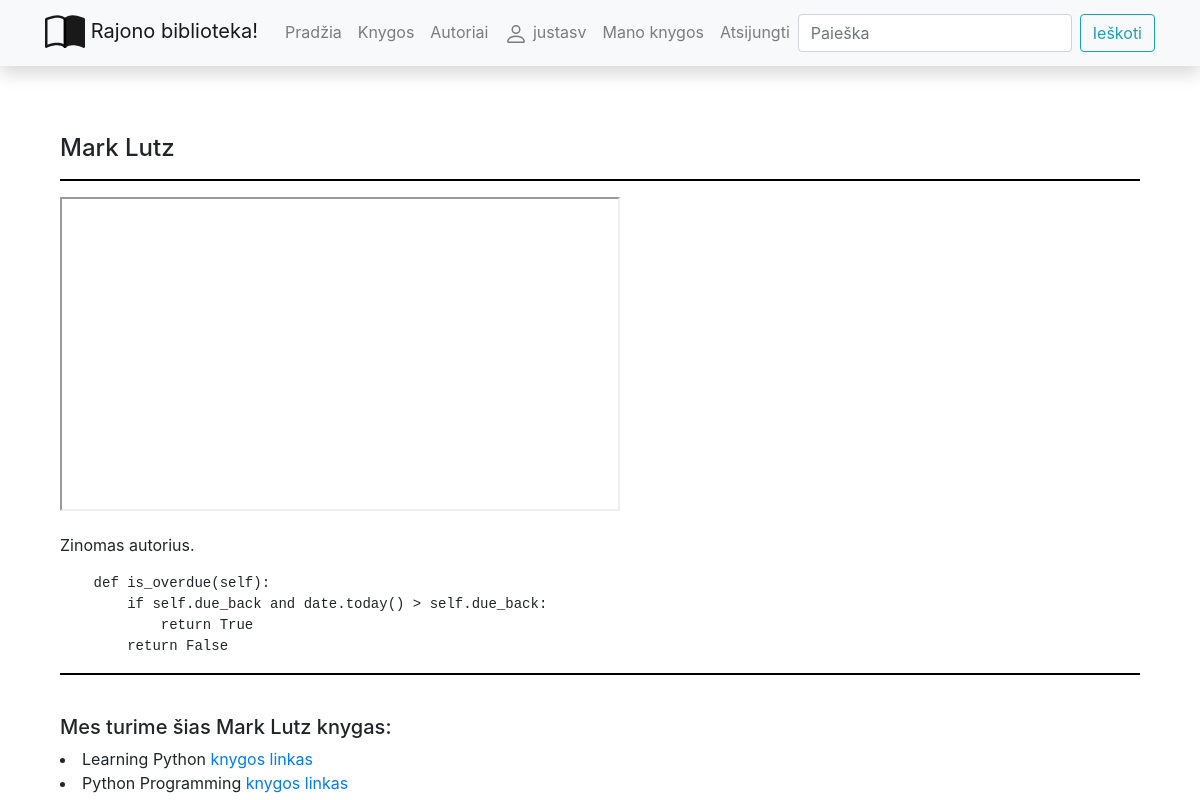
The app's page /library/authors/2 (signed in) with its own data.
### library/models.py (models this page shows, shortened)
class Author(models.Model):
    first_name = models.CharField('Vardas', max_length=100)
    last_name = models.CharField('Pavarde', max_length=100)
    description = HTMLField()
    class Meta:
        ordering = ['last_name', 'first_name']
    def display_books(self):
        return ', '.join(book.title for book in self.books.all()[:3])
    display_books.short_description = "Knygos"

class Book(models.Model):
    title = models.CharField('Pavadinimas', max_length=200)
    author = models.ForeignKey('Author', on_delete=models.SET_NULL, null=True, related_name='books')
    summary = models.TextField('Aprasymas', max_length=1000, help_text='Trumpas knygos aprasymas')
    isbn = models.CharField('ISBN', max_length=13)
    genre = models.ManyToManyField(Genre, help_text='Isrinkite zanra')
    cover = models.ImageField('Virselis', upload_to='covers', null=True)
    def display_genre(self):
        return ', '.join(genre.name for genre in self.genre.all()[:3])
    display_genre.short_description = 'Zanras'

### library/views.py (the view)
# urls.py: path('authors/<int:author_id>', views.author, name='author'),
def author(request, author_id):
    single_author = get_object_or_404(Author, pk=author_id)
    return render(request, 'author.html', {'author': single_author})

### library/templates/author.html
{% extends 'base.html' %}
{% block content %}
<div class="container author" xmlns="http://www.w3.org/1999/html">
  <h4>{{author.first_name}} {{author.last_name}}</h4>
  <hr>
  <p>{{author.description | safe}}</p>
  <hr>
  <br>
  <h5>Mes turime šias {{author.first_name}} {{author.last_name}} knygas:</h5>
  {% for i in author.books.all %}
    <li>{{i.title}} <a href="{% url 'book-detail' i.id %}">knygos linkas</a></li>
  {% endfor %}
</div>
{% endblock %}

### library/templates/base.html (shortened to what this page needs)
<!DOCTYPE html>
<html lang="en">
  <head>
    <link
      rel="stylesheet"
      href="https://stackpath.bootstrapcdn.com/bootstrap/4.1.3/css/bootstrap.min.css"
    />
    <link
      rel="stylesheet"
      href="https://cdnjs.cloudflare.com/ajax/libs/font-awesome/4.7.0/css/font-awesome.min.css"
    />
    {% load static %}
    <link rel="stylesheet" href="{% static 'css/styles.css' %}" />
  </head>
  <body>
    <nav
      class="navbar navbar-expand-lg navbar-light bg-light static-top mb-5 shadow"
    >
      <div class="container">
        <a class="navbar-brand" href="#">
          Rajono biblioteka!</a
        >
        <div class="collapse navbar-collapse" id="navbarResponsive">
          <ul class="navbar-nav ml-auto">
            <li class="nav-item">
              <a class="nav-link" href="{% url 'index' %}">Pradžia</a>
            </li>
            <li class="nav-item">
              <a class="nav-link" href="{% url 'books_link' %}">Knygos</a>
            </li>
            <li class="nav-item">
              <a class="nav-link" href="{% url 'authors' %}">Autoriai</a>
            </li>
          {% if user.is_authenticated %}
            <li class="nav-item"><a class="nav-link" href="#">
            {{ user.get_username }}</a></li>
            <li class="nav-item"><a class="nav-link" href="{% url 'my-borrowed' %}">Mano knygos</a></li>
            <li class="nav-item"><a class="nav-link" href="{% url 'logout'%}?next=/library">Atsijungti</a></li>
          {% else %}
            <li class="nav-item"><a class="nav-link" href="{% url 'login'%}?next={{request.path}}">Prisijungti</a></li>
            <li class="nav-item"><a class="nav-link" href="#">Registruotis</a></li>
          {% endif %}
          </ul>
          <form
            class="form-inline my-2 my-lg-0"
            action="{% url 'search_link' %}"
            method="get"
          >
            <input
              class="form-control mr-sm-2"
              type="search"
              placeholder="Paieška"
              aria-label="Search"
              name="query"
            />
            <button class="btn btn-outline-info my-2 my-sm-0" type="submit">
              Ieškoti
            </button>
          </form>
        </div>
      </div>
    </nav>
    <div class="container">{% block content %}{% endblock %}</div>
  </body>
</html>

### library/static/css/styles.css (style rules this page uses)
hr { width: 100%; background-color: black; height: 1px; border-color : transparent; }
.author { margin-top: 20px; float: left; }

### records on screen
Author: first_name "Mark", last_name "Lutz", description "Zinomas autorius. def is_overdue(self): if self.due_back and date.today() > self.due_back: return True return False"
Book: title "Learning Python"
Book: title "Python Programming"

### other values on screen
{{ user.get_username }} "justasv"
